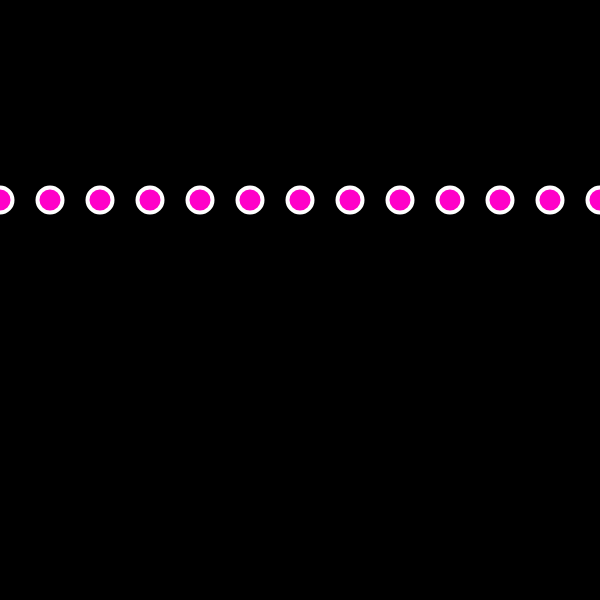
Frame 1 (no input)
Frame 60 (no input): identical to frame 1, image omitted
Frame 120 (the mouse pressed at the canvas centre since frame 60): identical to frame 1, image omitted

The p5.js sketch that drew this single still picture (run headless with seeded random() and noise() and a simulated clock; from frame 60 on, the mouse is pressed at the canvas centre):

// p5.js sketch
// ── sketch.js
var x = 0;

function setup(){
  createCanvas(600, 600)

}

function draw() {
  background(0)
  strokeWeight(4)
  stroke(255);

  for (var x = 0; x <= width; x = x + 50 ){
    
    fill(255,0,200)
    ellipse(x, 200, 25, 25);
  }



  /*
var x = 0;
  while (x <= width) {
    xc
    x = x + 50;

  }

  ellipse(0, 200, 25, 25);
  x = x + 50;

  ellipse(50, 200, 25, 25);
  x = x + 50;

  ellipse(100, 200, 25, 25);
  x = x + 50;

  ellipse(150, 200, 25, 25);
  x = x + 50;

  ellipse(200, 200, 25, 25);
  x = x + 50;

  ellipse(250, 200, 25, 25);
  x = x + 50;

  //ellipse(300, 200, 25, 25);

*/
}
